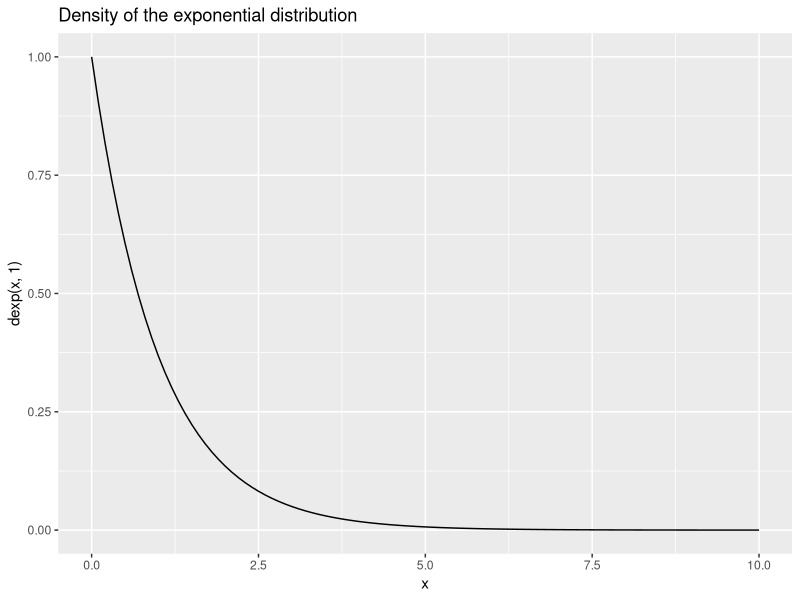
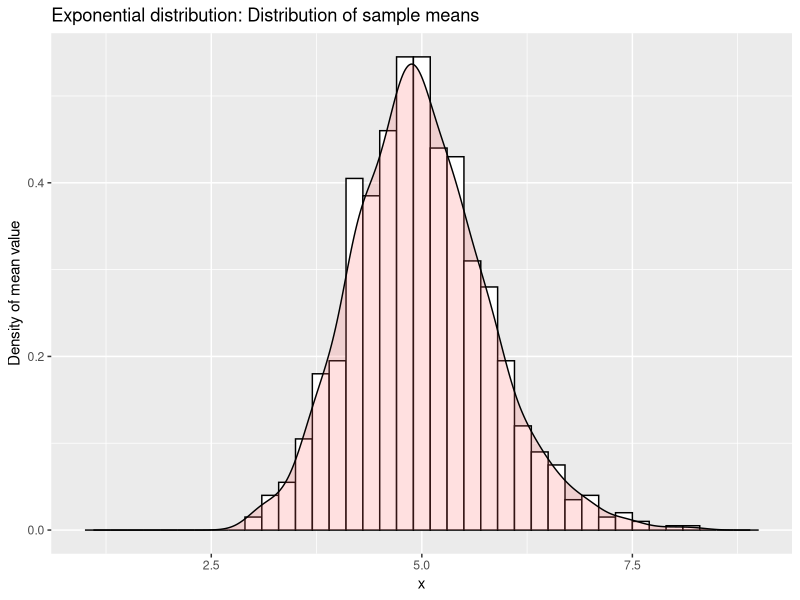
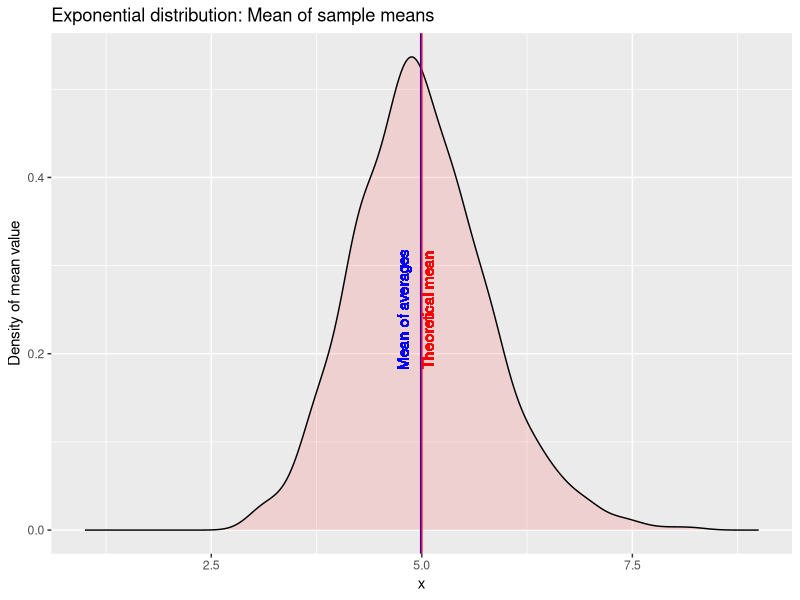
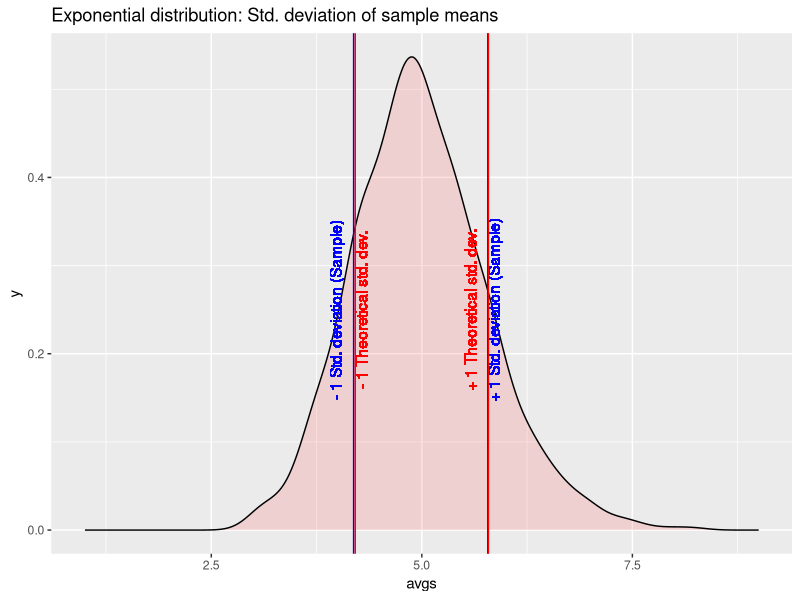
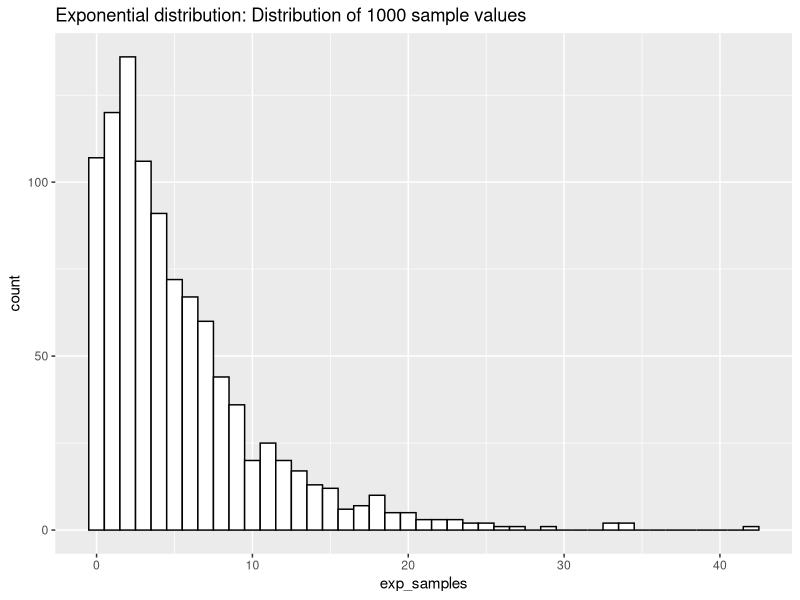
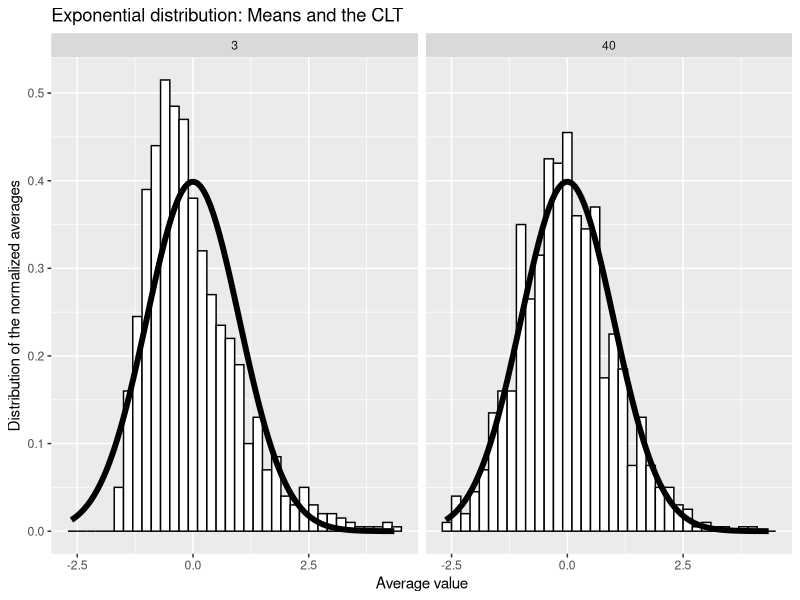

Source code (R) for these figures, in order:
## ---- chunk 1
knitr::opts_chunk$set(echo = TRUE)
## ---- chunk 2
library(ggplot2)
x<-seq(0, 10, 0.1)
y<-dexp(x, rate=1)
d<-data.frame(x, y)
ggplot(d, aes(x=x, y=y))+geom_line()+xlab("x")+ylab("dexp(x, 1)")+ggtitle("Density of the exponential distribution")
## ---- chunk 3
set.seed(42)  #Setting seed for reproducibility
n_sim<-1000   #Number of repetitions of the simulation
n_draws<-40   #Number of draws per repetition
lambda<-0.2   #Used lambda value

#Random draw and storage of the result in dataframe
avgs<-replicate(n_sim, mean(rexp(n_draws, rate=lambda)))
avgs_df<-data.frame(avgs)

#Display of the random draws in a historgram (interval [1;9]) and a smoothed density graph
ggplot(avgs_df, aes(x=avgs))+
  geom_histogram(aes(y=..density..), binwidth=0.2, colour="black", fill="white")+
  geom_density(alpha=0.2, fill="#FF6666")+xlab("x")+ylab("Density of mean value")+
  xlim(1, 9)+
  ggtitle("Exponential distribution: Distribution of sample means")
## ---- chunk 4
experimental_mean<-mean(avgs)   #Calculation of the real mean
th_mean<-1/lambda       #Calculation of the sample mean

#Drawing the experimental mean and the theoretical mean
ggplot(avgs_df, aes(x=avgs))+
  geom_density(alpha=0.2, fill="#FF6666")+
  geom_vline(xintercept=experimental_mean, colour="blue")+
  geom_text(aes(x=experimental_mean, y=0.25, label="Mean of averages"), colour="blue", 
            angle=90, vjust = -1)+
  geom_vline(xintercept=th_mean, colour="red")+
  geom_text(aes(x=th_mean, y=0.25, label="Theoretical mean"), colour="red", angle=90, 
            vjust = +1)+xlab("x")+ylab("Density of mean value")+
  xlim(1, 9)+
  ggtitle("Exponential distribution: Mean of sample means")
## ---- chunk 5
th_std_dv<-(1/lambda)/sqrt(n_draws) 

ggplot(avgs_df, aes(x=avgs))+
  geom_density(alpha=0.2, fill="#FF6666")+
  geom_vline(xintercept=mean(avgs)-sd(avgs), colour="blue")+
  geom_text(aes(x=mean(avgs)-sd(avgs), y=0.25, label="- 1 Std. deviation (Sample)"), 
            colour="blue", angle=90, vjust = -1)+
  geom_vline(xintercept=mean(avgs)+sd(avgs), colour="blue")+
  geom_text(aes(x=mean(avgs)+sd(avgs), y=0.25, label="+ 1 Std. deviation (Sample)"), 
            colour="blue", angle=90, vjust = +1)+
  geom_vline(xintercept=th_mean-th_std_dv, colour="red")+
  geom_text(aes(x=th_mean-th_std_dv, y=0.25, label="- 1 Theoretical std. dev."), 
            colour="red", angle=90, vjust = +1)+
  geom_vline(xintercept=th_mean+th_std_dv, colour="red")+  
  geom_text(aes(x=th_mean+th_std_dv, y=0.25, label="+ 1 Theoretical std. dev."), 
            colour="red", angle=90, vjust = -1)+
  xlim(1, 9)+
  ggtitle("Exponential distribution: Std. deviation of sample means")
## ---- chunk 6
library(ggplot2)

set.seed(42)  #Setting seed for reproducibility
n_sim<-1000   #Number of repetitions of the simulation
lambda<-0.2   #Used lambda value

#Take random sample from the exponential distribution
exp_samples<-rexp(n=n_sim, rate=lambda)
df_values<-data.frame(exp_samples)

#Display random sample in a histogram
ggplot(df_values, aes(x=exp_samples))+
  geom_histogram(binwidth=1, colour="black", fill="white")+
  ggtitle("Exponential distribution: Distribution of 1000 sample values")
## ---- chunk 7
n_draws_1<-3   #Number of draws per repetition
n_draws_2<-40  #Smaller number of draws per repetition (for comparison)

#Random draw and storage of the result in dataframe
avgs_1<-replicate(n_sim, mean(rexp(n_draws_1, rate=lambda)))
avgs_2<-replicate(n_sim, mean(rexp(n_draws_2, rate=lambda)))

#Normalize averages
mean_exp<-1/lambda
sd_exp<-1/lambda
avgs_norm_1<-(avgs_1-mean_exp)/(sd_exp/sqrt(n_draws_1))
avgs_norm_2<-(avgs_2-mean_exp)/(sd_exp/sqrt(n_draws_2))
df_avgs_norm<-data.frame(avgs_norm=c(avgs_norm_1, avgs_norm_2), 
                         size=factor(rep(c(n_draws_1, n_draws_2), c(n_sim, n_sim))))

#Display averages and standard normal distribution
ggplot(data=df_avgs_norm, aes(x=avgs_norm))+
  geom_histogram(aes(y=..density..), binwidth=0.2, colour="black", fill="white")+
  stat_function(fun=dnorm, size=2)+
  xlab("Average value")+
  ylab("Distribution of the normalized averages")+
  facet_grid(. ~ size)+
  ggtitle("Exponential distribution: Means and the CLT")
